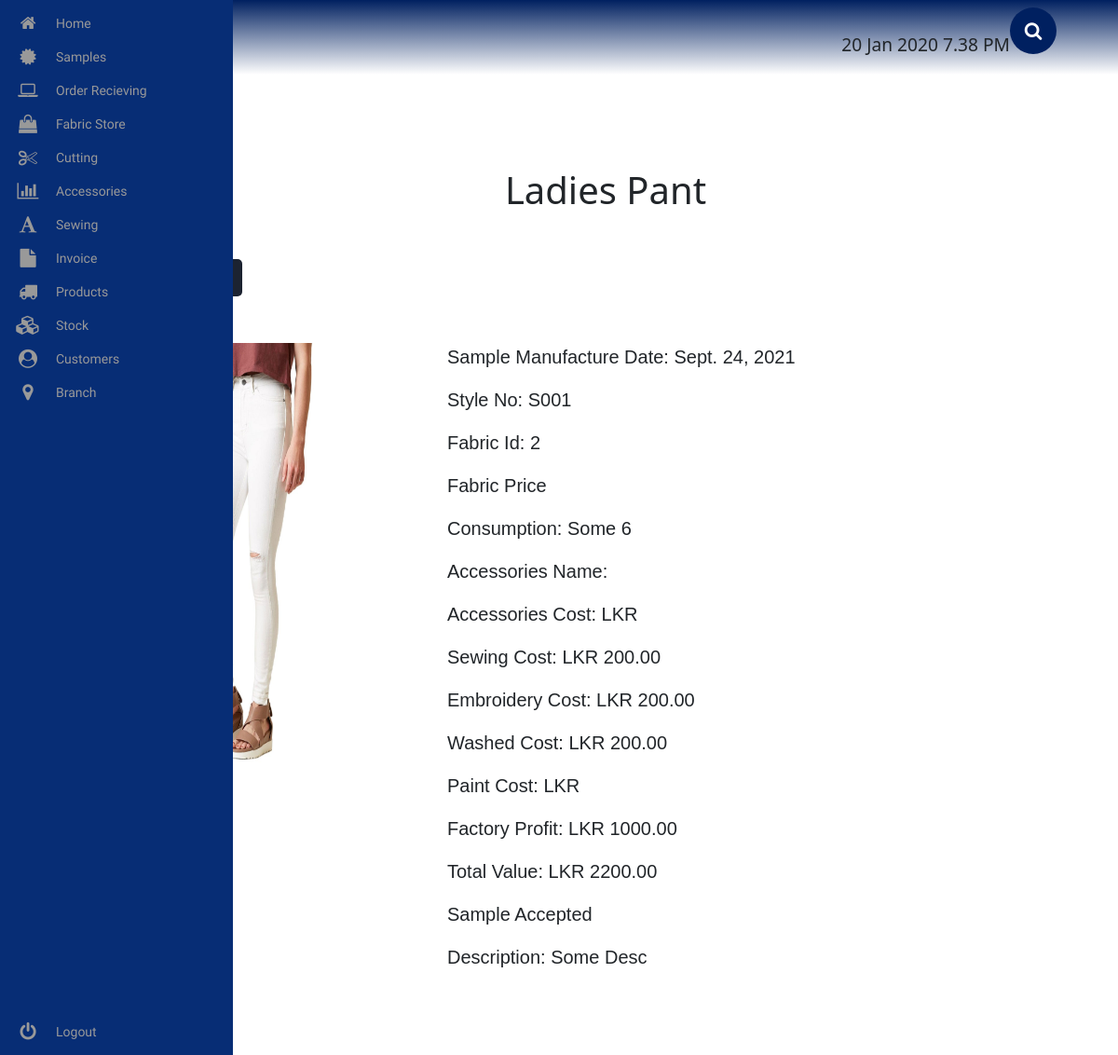
The page /sample/ladies-pant/1/ on the database as committed earlier.
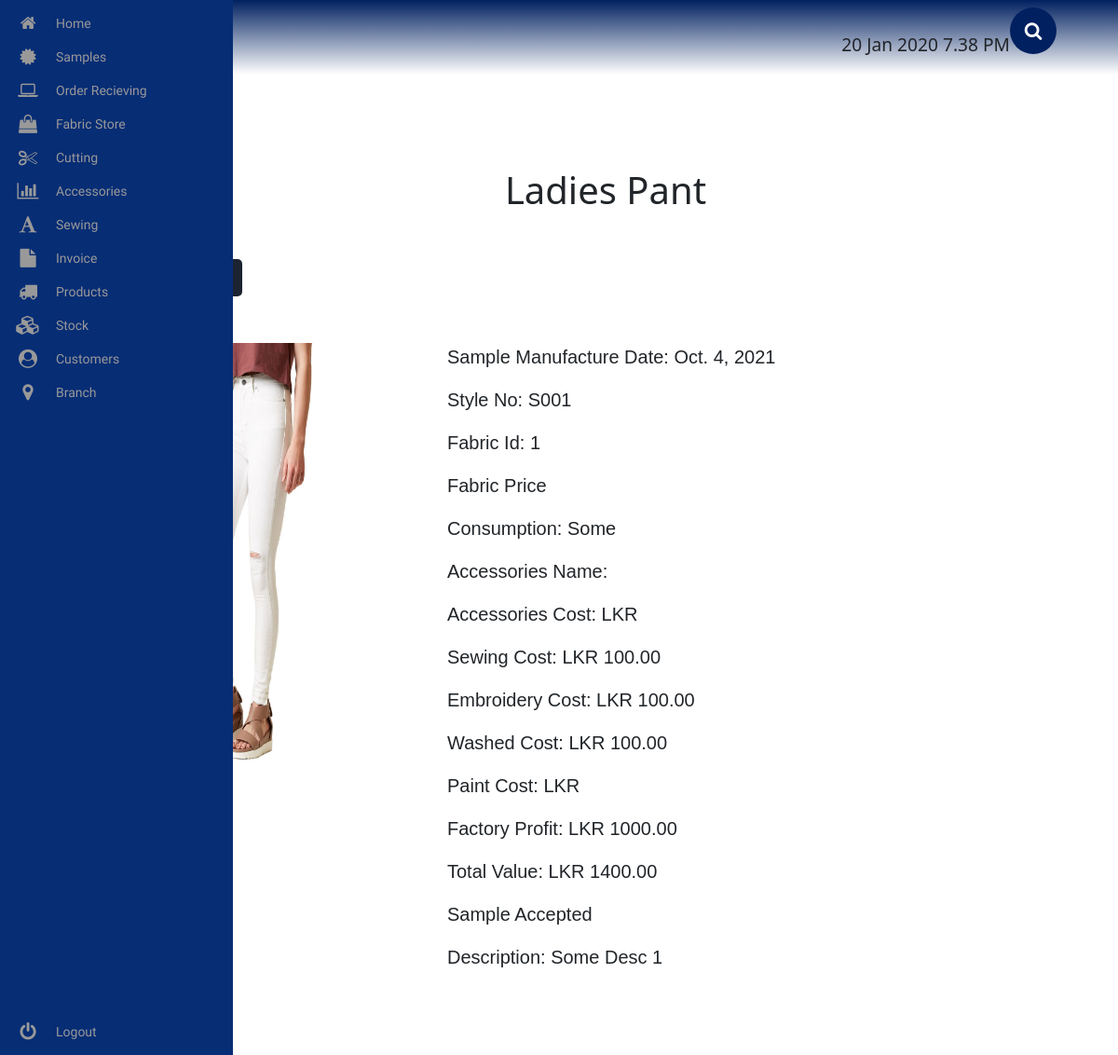
The same page on the database as committed later.
### sample/models.py (models this page shows, shortened)
class LadiesPant(models.Model):
    img = models.ImageField(upload_to='products/ladies/ladies-pant/img/')
    sample_manufactured_date = models.DateField()
    style_no = models.CharField(max_length=1000)
    fabric = models.ForeignKey(OrderOut, on_delete=models.SET_NULL, null=True, blank=True)
    consumption = models.CharField(max_length=1000)
    accessories = models.ForeignKey(AccSentOut, on_delete=models.SET_NULL, null=True, blank=True)
    sewing_cost = models.DecimalField(decimal_places=2, max_digits=100000)
    embroidery_cost = models.DecimalField(decimal_places=2, max_digits=100000)
    washed_cost = models.DecimalField(decimal_places=2, max_digits=100000)
    paint_cost = models.DecimalField(decimal_places=2, max_digits=100000)
    factory_profit = models.DecimalField(decimal_places=2, max_digits=100000)
    total_value = models.DecimalField(decimal_places=2, max_digits=100000)
    accepted = models.BooleanField(default=True)
    description = models.CharField(max_length=1000)

### sample/views.py (the view)
# urls.py: path('ladies-pant/<int:id>/', ladies_pant_view, name="ladies_pant_view"),
def ladies_pant_view(request, id):
    template = 'ladies/pant/ladies_pant.html'
    try:
        obj = LadiesPant.objects.get(id=id)
    except LadiesPant.DoesNotExist:
        raise Http404
    if request.method == 'POST':
        form = LadiesPantForm(data=request.POST, instance=obj)
        if form.is_valid():
            form.save()
    else:
        form = LadiesPantForm(instance=obj)
    context = {
        'object': obj,
        'form': form,
    }
    return render(request, template, context)

### sample/templates/ladies/pant/ladies_pant.html (shortened to what this page needs)
<!DOCTYPE html>
<html lang="en">
{% extends 'base.html' %}
{% load static %}
{% load crispy_forms_tags %}
    {% block extra_css %}
        <link rel="stylesheet" href="{% static 'sample/css/ladies/pant/ladies_pant.css' %}">
    {% endblock %}
    {% block content %}
        <div class="ladies__pant__container">
            <h1> Ladies Pant </h1>
            <div class="ladies__pant__btn">
                <button>
                    <a href="{% url 'sample:ladies_pant_print_view' object.id %}" target="_blank"> Print  </a>
                </button>
                <button onclick="FormDisplay()" id="edit-btn"> Edit </button>
            </div>
            <div class="ladies__pant__wrapper">
                <img src="{{ object.img.url }}" alt="img" class="ladies__pant__img">
                <div class="ladies__pant__details">
                    <p> Sample Manufacture Date: {{ object.sample_manufactured_date }} </p>
                    <p> Style No: {{ object.style_no }} </p>
                    <p> Fabric Id: {{ object.fabric_id }} </p>
                    <p> Fabric Price {{ object.fabric_price }} </p>
                    <p> Consumption: {{ object.consumption }} </p>
                    <p> Accessories Name: {{ object.acc_name }} </p>
                    <p> Accessories Cost: LKR {{ object.acc_cost }} </p>
                    <p> Sewing Cost: LKR {{ object.sewing_cost }} </p>
                    <p> Embroidery Cost: LKR {{ object.embroidery_cost}} </p>
                    <p> Washed Cost: LKR {{ object.washed_cost }} </p>
                    <p> Paint Cost: LKR {{ object.pain_cost}} </p>
                    <p> Factory Profit: LKR {{ object.factory_profit }} </p>
                    <p> Total Value: LKR {{ object.total_value }} </p>
                    <p> {% if object.accepted == True %}
                        Sample Accepted
                        {% else %}
                        Sample Rejected
                        {% endif %}
                    </p>
                    <p> Description: {{ object.description }} </p>
                </div>
            </div>
        </div>
    {% endblock %}

### pages/templates/base.html (shortened to what this page needs)
<!DOCTYPE html>
<html lang="en">
{% load static %}
<head>
    {% block extra_css %}
    {% endblock %}
    <link rel="stylesheet" href="https://maxcdn.bootstrapcdn.com/bootstrap/4.0.0/css/bootstrap.min.css">
    <link rel="stylesheet" href="https://cdnjs.cloudflare.com/ajax/libs/font-awesome/4.7.0/css/font-awesome.css" />
    <link rel="stylesheet" href="https://cdn.jsdelivr.net/npm/bulma@0.8.2/css/bulma.min.css">
    <link href="https://cdn.jsdelivr.net/npm/bootstrap@5.0.2/dist/css/bootstrap.min.css" rel="stylesheet">
    <link rel="stylesheet" href="https://maxcdn.bootstrapcdn.com/bootstrap/4.0.0/css/bootstrap.min.css">
</head>
<body>
    {% include 'top_navbar.html' %}
    {% include 'side_navbar.html' %}
    {% block content %}{% endblock %}
</body>
</html>

### pages/templates/top_navbar.html (shortened to what this page needs)
<!DOCTYPE html>
<html lang="en">
{% load static %}
<head>
    <link rel="stylesheet" href="https://maxcdn.bootstrapcdn.com/bootstrap/4.0.0/css/bootstrap.min.css">
    <link rel="stylesheet" href="{% static 'pages/css/top_navbar.css' %}">
</head>
<body>
  <nav class="navbar">
    <div class="navbar__container">
      <a href="#home" id="navbar__logo">SPARQ</a>
        <ul class="navbar__menu">
          <li class="navabr__item">
            20 Jan 2020 7.38 PM
          </li>
          <li class="navbar__item">
            <div class="search-box">
                <form method="post" action="{% url 'search-results' %}">
                    <button type="button" class="btn-search"><i class="fa fa-search"></i></button>
                    <label for="search-input"></label><input type="search" class="input-search" placeholder="Type to Search..." name="searched" id="search-input">
                </form>
            </div>
          </li>
        </ul>
    </div>
  </nav>
    <link href="http://ajax.googleapis.com/ajax/libs/jqueryui/1.8.16/themes/ui-lightness/jquery-ui.css" rel="stylesheet" type="text/css" />
</body>
</html>

### pages/templates/side_navbar.html (shortened to what this page needs)
<!DOCTYPE html>
<html lang="en">
{% load static %}
<head>
    <link rel="stylesheet" href="https://maxcdn.bootstrapcdn.com/bootstrap/4.0.0/css/bootstrap.min.css">
    <link rel="stylesheet" href="https://cdnjs.cloudflare.com/ajax/libs/font-awesome/4.7.0/css/font-awesome.css" />
    <link rel="stylesheet" href="https://cdn.jsdelivr.net/npm/bulma@0.8.2/css/bulma.min.css">
    <link href="https://cdn.jsdelivr.net/npm/bootstrap@5.0.2/dist/css/bootstrap.min.css" rel="stylesheet">
    <link rel="stylesheet" href="{% static 'pages/css/side_navbar.css' %}">
</head>
<body>
    <div class="area"></div><nav class="main-menu">
        <ul>
            <li>
                <a href="/">
                <i class="fa fa-home fa-2x nav-icon"></i>
                <span class="nav-text">
                    Home
                </span>
                </a>
            </li>
            <li class="has-subnav">
                <a href="{% url 'sample:sample_view' %}">
                    <i class="fa fa-certificate fa-2x"></i>
                    <span class="nav-text sample">
                        Samples
                    </span>
                    </a>
            </li>
            <li class="has-subnav">
                <a href="{% url 'orders:order_view' %}">
                    <i class="fa fa-laptop fa-2x"></i>
                    <span class="nav-text">
                        Order Recieving
                    </span>
                    </a>
            </li>
            <li class="has-subnav">
                <a href="{% url 'fabric:fabric_view' %}">
                    <i class="fa fa-shopping-bag fa-2x"></i>
                    <span class="nav-text">
                        Fabric Store
                    </span>
                    </a>
                </li>
                <li class="has-subnav">
                    <a href="{% url 'cutting:cutting_view' %}">
                       <i class="fa fa-cut fa-2x"></i>
                        <span class="nav-text">
                            Cutting
                        </span>
                    </a>
                </li>
                <li class="has-subnav">
                   <a href="{% url 'accessories:accessories_view' %}">
                        <i class="fa fa-bar-chart-o fa-2x"></i>
                        <span class="nav-text">
                            Accessories
                        </span>
                    </a>
                </li>
                <li class="has-subnav">
                    <a href="{% url 'sewing:sewing_view' %}">
                        <i class="fa fa-font fa-2x"></i>
                        <span class="nav-text">
                           Sewing
                        </span>
                    </a>
                </li>
                <li class="has-subnav">
                   <a href="{% url 'invoice:invoice_main_view' %}">
                        <i class="fa fa-file fa-2x"></i>
                        <span class="nav-text">
                            Invoice
                        </span>
                    </a>
                </li>
                <li class="has-subnav">
                   <a href="{% url 'products:products_main' %}">
                        <i class="fa fa-truck fa-2x"></i>
                        <span class="nav-text">
                            Products
                        </span>
                    </a>
                </li>
                <li class="has-subnav">
                   <a href="{% url 'stock:stock-main' %}">
                       <i class="fa fa-cubes fa-2x"></i>
                        <span class="nav-text">
                            Stock
                        </span>
                    </a>
                </li>
                <li class="has-subnav">
                   <a href="{% url 'customers:customers_main' %}">
                        <i class="fa fa-user-circle fa-2x"></i>
                        <span class="nav-text">
                            Customers
                        </span>
                    </a>
                </li>
                <li>
                    <a href="#">
                       <i class="fa fa-map-marker fa-2x"></i>
                        <span class="nav-text">
                            Branch
                        </span>
                    </a>
                </li>
            </ul>
            <ul class="logout">
                <li>
                   <a href="{% url 'users:user-logout' %}">
                         <i class="fa fa-power-off fa-2x"></i>
                        <span class="nav-text">
                            Logout
                        </span>
                    </a>
                </li>
            </ul>
        </nav>
</body>
</html>

### sample/static/sample/css/ladies/pant/ladies_pant.css (style rules this page uses)
.ladies__pant__container { margin: 100px 0 50px 100px; display: flex; flex-direction: column; justify-content: center; }
.ladies__pant__container h1 { text-align: center; margin-bottom: 50px; }
.ladies__pant__wrapper { display: flex; float: left; }
.ladies__pant__img { width: 30%; height: 450px; }
.ladies__pant__details { margin-left: 50px; width: 70%; }
.ladies__pant__details p { font-size: 20px; font-family: Helvetica; }
.ladies__pant__btn { display: flex; float: right; margin-bottom: 50px; }
.ladies__pant__btn button { outline: none; border: none; height: 40px; width: 60px; background: #1C2331; border-radius: 5px; color: #fff; margin-left: 20px; }
.ladies__pant__btn a { text-decoration: none; color: #fff; }

### pages/static/pages/css/top_navbar.css (style rules this page uses)
.navbar { background-color: #535c5f; background-image: linear-gradient(to top, #fff 0%, #002060 100%); height: 80px; display: flex; justify-content: center; align-items: center; font-size: 1.2rem; position: static; top: 0; z-index: 999; border: none; }
.navbar__container { display: flex; justify-content: space-between; height: 80px; z-index: 1; width: 100%; max-width: 1300px; margin: 0 auto; padding: 0 50px; }
#navbar__logo { background-color: #002060; background-size: 100%; -webkit-background-clip: text; -moz-background-clip: text; -webkit-text-fill-color: transparent; -moz-text-fill-color: transparent; display: flex; align-items: center; cursor: pointer; text-decoration: none; font-size: 2rem; }
.navbar__menu { display: flex; align-items: center; list-style: none; }
.navbar__item { height: 80px; }
.search-box { width: fit-content; height: fit-content; position: relative; }
.input-search { height: 50px; width: 50px; border-style: none; padding: 10px; font-size: 18px; letter-spacing: 2px; outline: none; border-radius: 25px; transition: all .5s ease-in-out; background-color: #002060; padding-right: 40px; color:#fff; }
.input-search::placeholder { color:rgba(255,255,255,.5); font-size: 18px; letter-spacing: 2px; font-weight: 100; }
.btn-search { width: 50px; height: 50px; border-style: none; font-size: 20px; font-weight: bold; outline: none; cursor: pointer; border-radius: 50%; position: absolute; right: 0px; color:#ffffff ; background-color:transparent; pointer-events: painted; }

### pages/static/pages/css/side_navbar.css (style rules this page uses)
.fa-2x { font-size: 2em; }
.fa { position: relative; display: table-cell; width: 60px; height: 36px; text-align: center; vertical-align: middle; font-size:20px; }
.main-menu, .drop_btn { background:#072D75; position:fixed; top:0; bottom:0; height:100%; left:0; width:60px; overflow:hidden; -webkit-transition:width .05s linear; transition:width .05s linear; -webkit-transform:translateZ(0) scale(1,1); z-index:1000; color: #A3C100; }
.main-menu>ul { margin:7px 0; }
.main-menu li { position:relative; display:block; width:250px; }
.main-menu li>a { position:relative; display:table; border-collapse:collapse; border-spacing:0; color:#999; font-family: arial; font-size: 14px; text-decoration:none; -webkit-transform:translateZ(0) scale(1,1); -webkit-transition:all .1s linear; transition:all .1s linear; }
.main-menu .nav-icon { position:relative; display:table-cell; width:60px; height:36px; text-align:center; vertical-align:middle; font-size:18px; }
.main-menu .nav-text { position:relative; display:table-cell; vertical-align:middle; width:190px; font-family: 'Titillium Web', sans-serif; }
.main-menu>ul.logout { position:absolute; left:0; bottom:0; }
nav { -webkit-user-select:none; -moz-user-select:none; -ms-user-select:none; -o-user-select:none; user-select:none; }
nav ul,nav li { outline:0; margin:0; padding:0; }

Rows that differ between the two databases and show on the page:
changed LadiesPant: sample_manufactured_date "Sept. 24, 2021" → "Oct. 4, 2021"; fabric_id "2" → "1"; consumption "Some 6" → "Some"; sewing_cost "200.00" → "100.00"; embroidery_cost "200.00" → "100.00"; washed_cost "200.00" → "100.00"; total_value "2200.00" → "1400.00"; description "Some Desc" → "Some Desc 1"
